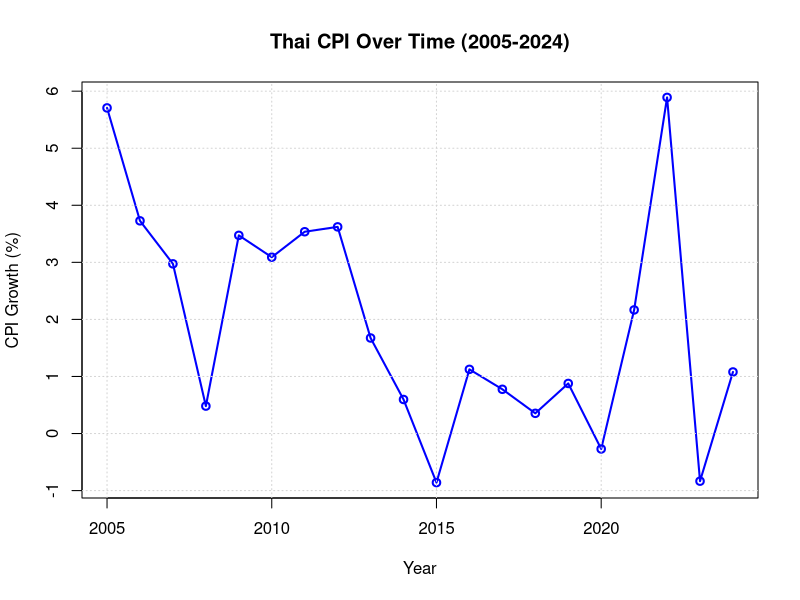
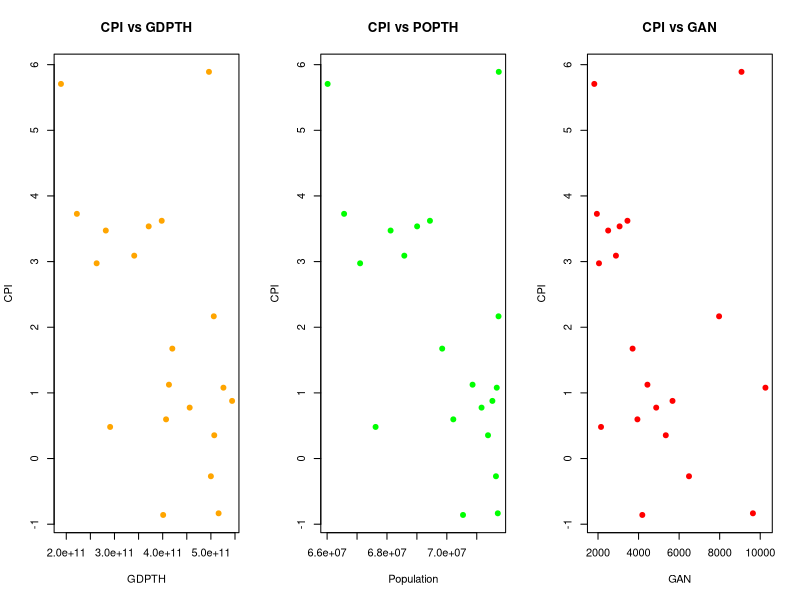

These charts were generated, in order, by the following R code: (Note: this script raises an error after producing the figures.)
# getwd()
# ==============================================================================
# FINAL PROJECT: Forecasting Thai Macroeconomic Variable (CPI)
# ==============================================================================

# 1. SETUP & DATA LOADING ------------------------------------------------------
# Install packages if not already installed (uncomment to run)
# install.packages(c("ggplot2", "car", "lmtest", "forecast", "tseries"))

library(ggplot2)
library(car)      # For VIF
library(lmtest)   # For Breusch-Pagan, DW
# install.packages("forecast")  # run once if not installed
library(forecast) # For accuracy metrics

# Load Data
data <- read.csv("Data.csv")

# Convert Date
head(data$date)
data$date <- as.Date(data$date, format="%m/%d/%Y")
data$year <- as.numeric(format(data$date, "%Y"))

# Sort by year just in case
data <- data[order(data$year), ]

# Inspect Data
str(data)
summary(data)

# ==============================================================================
# (b) DATA DESCRIPTION & PLOTS
# ==============================================================================

# Time Series Plot (CPI)
plot(data$year, data$cpi, type="o", col="blue", lwd=2, 
     main="Thai CPI Over Time (2005-2024)", xlab="Year", ylab="CPI Growth (%)")
grid()

# Scatter Plots
par(mfrow=c(1,3))  # 1 row, 3 plots

plot(data$GDPTH, data$cpi,
     pch=19, col="orange",
     main="CPI vs GDPTH",
     xlab="GDPTH", ylab="CPI")

plot(data$POPTH, data$cpi,
     pch=19, col="green",
     main="CPI vs POPTH",
     xlab="Population", ylab="CPI")

plot(data$GAN, data$cpi,
     pch=19, col="red",
     main="CPI vs GAN",
     xlab="GAN", ylab="CPI")

par(mfrow=c(1,1))


# ==============================================================================
# (c) BASELINE REGRESSION MODEL (Train: 2005-2018)
# ==============================================================================
# Train/Test Split
train <- subset(data, year <= 2018)
test  <- subset(data, year >= 2019)

# Model 1: Simple OLS (CPI ~ Rice + Oil + FX)
model_base <- lm(cpi ~ GDPTH + POPTH + fx, data=train)

cat("\n--- BASELINE MODEL SUMMARY ---\n")
summary(model_base)

# Interpretation: Check coefficients for Rice, Oil, FX.

# ==============================================================================
# (d) DIAGNOSTIC TESTS
# ==============================================================================
cat("\n--- DIAGNOSTICS ---\n")

# 1. Multicollinearity (VIF)
# If VIF > 5 or 10, high multicollinearity.
vif_vals <- vif(model_base)
print(vif_vals)

# 2. Heteroscedasticity (Breusch-Pagan Test)
# H0: Homoscedasticity (Constant variance). If p < 0.05, reject H0 (Bad).
bp_test <- bptest(model_base)
print(bp_test)

# 3. Autocorrelation (Durbin-Watson)
# Range 0-4. Near 2 is good. Near 0 or 4 is bad.
dw_test <- dwtest(model_base)
print(dw_test)

# ==============================================================================
# (e) IMPROVED MODEL (Re-Specification)
# ==============================================================================
# Strategy: Use AR(1) Model (Autoregressive) because inflation is persistent.
# We add a lagged variable: CPI(t-1)

# Create Lag in full dataset
data$cpi_lag1 <- c(NA, head(data$cpi, -1))

# Re-split data to include the lag column
train_imp <- subset(data, year <= 2018)
test_imp  <- subset(data, year >= 2019)

# Model 2: AR(1) Model
model_imp <- lm(cpi ~ cpi_lag1, data=train_imp)

cat("\n--- IMPROVED MODEL (AR1) SUMMARY ---\n")
summary(model_imp)

# Justification:
# The lag term is likely significant (p < 0.05), capturing the trend better 
# than the structural variables in this small sample.

# ==============================================================================
# (f) PREDICTION & FORECAST EVALUATION
# ==============================================================================

# Predict on Test Set (2019-2024)
pred_base <- predict(model_base, newdata=test)

# For AR(1), we need dynamic prediction or static one-step.
# Here we use the actual lag values from the test set (Static Forecast).
pred_imp  <- predict(model_imp, newdata=test_imp)

# Calculate Accuracy Metrics
cat("\n--- FORECAST ACCURACY (Test Set: 2019-2024) ---\n")
acc_base <- accuracy(pred_base, test$cpi)
acc_imp  <- accuracy(pred_imp, test_imp$cpi)

print("Baseline Model Metrics:")
print(acc_base[, c("MAE", "RMSE", "MAPE")])

print("Improved Model (AR1) Metrics:")
print(acc_imp[, c("MAE", "RMSE", "MAPE")])

# ==============================================================================
# (g) CONCLUSION
# ==============================================================================
# Summarize which model had lower MAE/RMSE.
# Discuss limitations: Small sample size (N=20), annual frequency is low.
